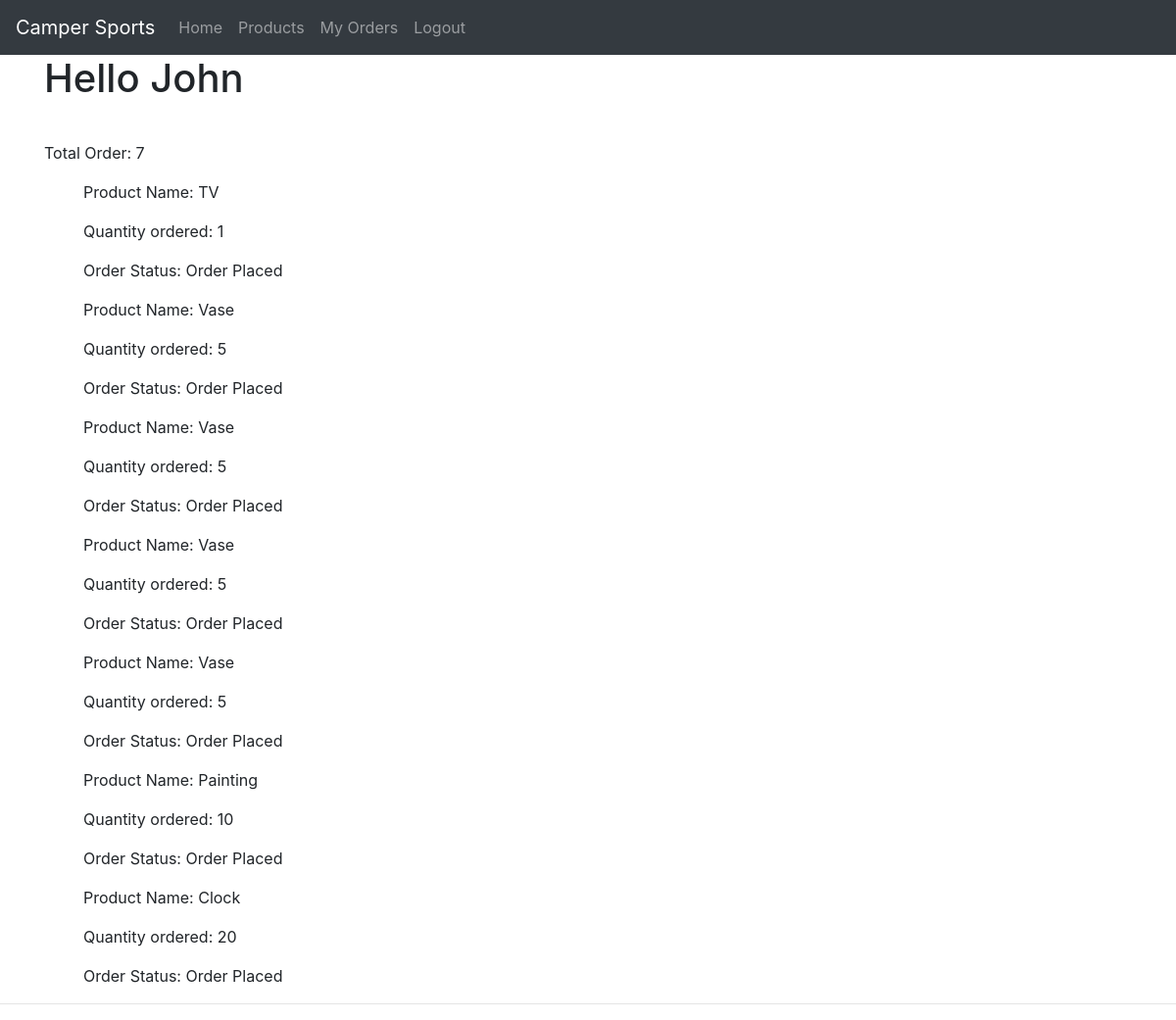
Screenshot of /myapp/myorder/ (signed in) with the database file from the repository.
### myapp/models.py (models this page shows, shortened)
class Order(models.Model):
    product = models.ForeignKey(Product, related_name="products", on_delete=models.CASCADE)
    client = models.ForeignKey(Client, related_name="clients", on_delete=models.CASCADE)
    num_units = models.PositiveIntegerField(default=100)
    status_choices = [(0, 'Order Cancelled'), (1, 'Order Placed'), (2, 'Order Shipped'), (3, 'Order Delivered')]
    order_status = models.IntegerField(choices=status_choices, default=1)
    status_date = models.DateField(("Date"), default=datetime.date.today)
    class Meta:
        ordering = ['id']

class Product(models.Model):
    category = models.ForeignKey(Category, related_name='products', on_delete=models.CASCADE)
    name = models.CharField(max_length=200)
    price = models.DecimalField(max_digits=10, decimal_places=2)
    stock = models.PositiveIntegerField(default=100, validators=[validate_product_stock])
    available = models.BooleanField(default=True)
    description = models.TextField(max_length=500, blank=True, default='')
    interested = models.PositiveIntegerField(default=0)
    class Meta:
        ordering = ['id']

### myapp/views.py (the view)
# urls.py: path(r'myorder/', views.myorders, name='my_order'),
@login_required
def myorders(request):
    order = Order.objects.filter(client__username=request.user.username)
    return render(request, 'myapp/myorder.html', {'order': order})

### templates/myapp/myorder.html (shortened to what this page needs)
{% extends 'myapp/base.html' %} {% block body_block %}
<div class="container">
	<br>
	<p>Total Order: {{ order.count }}</p>
	{% if order %} {% for o in order %}
	<ol>
		<p>Product Name: {{ o.product.name}}
		<p>
		<p>Quantity ordered: {{ o.num_units}}
		<p>
		<p>Order Status: {{ o.get_order_status_display}}
	</ol>
	{% endfor %} {% else %}
	<h2>Oops! You dont have any order right now..</h2>
	{% endif %}
</div>
{% endblock %}

### templates/myapp/base.html (shortened to what this page needs)
<!DOCTYPE html>
{% load staticfiles %}
<html>
<head>
<link rel="stylesheet" type="text/css"
	href="{% static 'myapp/style.css' %}" />
<link rel="stylesheet"
	href="https://stackpath.bootstrapcdn.com/bootstrap/4.3.1/css/bootstrap.min.css"
>
</head>
<body>
	{% if user.is_authenticated %}
	<div>
		<nav class="navbar navbar-expand-lg navbar-dark bg-dark">
			<a class="navbar-brand" href="#">Camper Sports</a>
			<div class="collapse navbar-collapse" id="navbarNavDropdown">
				<ul class="navbar-nav">
					<li class="nav-item"><a class="nav-link"
						href="{% url 'myapp:index' %}"> Home</a></li>
					<li class="nav-item"><a class="nav-link"
						href="{% url 'myapp:products' %}"> Products</a></li>
					<li class="nav-item"><a class="nav-link"
						href="{% url 'myapp:my_order' %}"> My Orders</a></li>
					<li class="nav-item"><a class="nav-link"
						href="{% url 'myapp:logout' %}"> Logout</a></li>
				</ul>
			</div>
		</nav>
		<h1 class="container">{% block myhdg %}Hello {{ user.first_name }} {% endblock %}</h1>
		{% block body_block %} *** {% endblock %}
	</div>
	<hr />
	{% endif %}
</body>
</html>

### rows the page displays
Order: product.name "TV", num_units "1", order_status "Order Placed"
Order: product.name "Vase", num_units "5", order_status "Order Placed"
Order: product.name "Vase", num_units "5", order_status "Order Placed"
Order: product.name "Vase", num_units "5", order_status "Order Placed"
Order: product.name "Vase", num_units "5", order_status "Order Placed"
Order: product.name "Painting", num_units "10", order_status "Order Placed"
Order: product.name "Clock", num_units "20", order_status "Order Placed"

### other values shown
{{ user.first_name }} "John"
{{ order.count }} "7"
